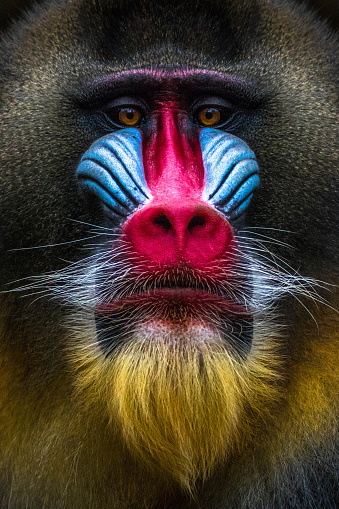
#> input picture photos/monkey.jpg, 339 x 509 px
$ python histograms.py
#> lines starting #> are read from the running program, lines starting #| are printed output that depends on the picture; after the words box and inside, x2 and y2 are one past the last pixel; in counts of white or black regions, pixels touching at a corner belong together
import cv2 as cv
import matplotlib.pyplot as plt
import numpy as np

img = cv.imread('photos/monkey.jpg')
#> img is the input picture: shape (509, 339, 3); mean B, G, R 49.5, 59.5, 74.2
cv.imshow('Animal', img)

blank = np.zeros(img.shape[:2], dtype='uint8')

#gray= cv.cvtColor(img, cv.COLOR_BGR2GRAY)

mask = cv.circle(blank, (img.shape[1]//2,img.shape[0]//2), 100, 255, -1)
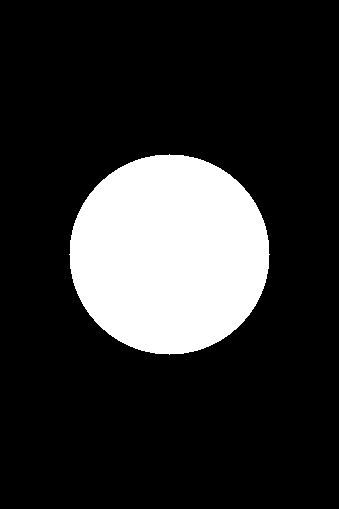
#> blank: shape (509, 339); 18.2% white; 1 white region, box (x1, y1, x2, y2) and area: (69, 154, 270, 355) 31417

masked = cv.bitwise_and(img, img, mask=mask)
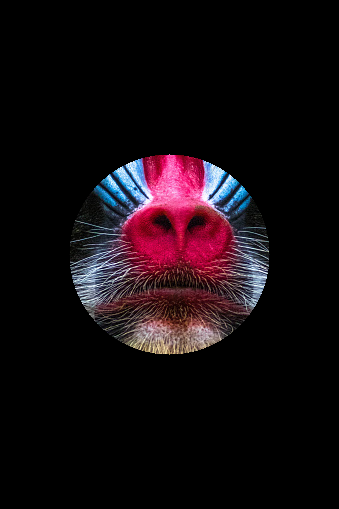
#> masked: shape (509, 339, 3); mean B, G, R 15.4, 11.3, 20
cv.imshow('Mask',masked)
'''
#grayscale histogram
gray_hist = cv.calcHist([gray], [0], mask, [256], [0,256])

plt.figure()
plt.title('Grayscale Histogram')
plt.xlabel('Bins')
plt.ylabel('# of pixels')
plt.plot(gray_hist)
plt.xlim([0,256])
plt.show()
'''
#color histogram
plt.figure()
plt.title('Color Histogram')
plt.xlabel('Bins')
plt.ylabel('# of pixels')
colors = ('b', 'g', 'r')
for i, col in enumerate(colors):
    hist = cv.calcHist([img], [i], mask, [256], [0,256])
    plt.plot(hist, color=col)
    plt.xlim([0,256])

plt.show()
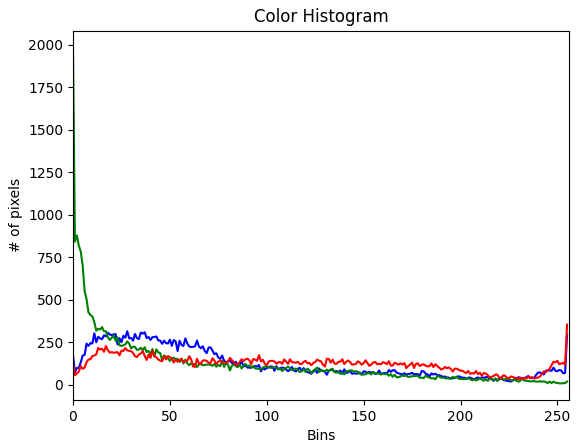
#> figure drawn by matplotlib, 1 panel; curve peaks at x = 28, y = 314; curve peaks at x = 0, y = 1984; curve peaks at x = 255, y = 353


cv.waitKey(0)

$ run again, with photos/group.jpg copied over photos/monkey.jpg
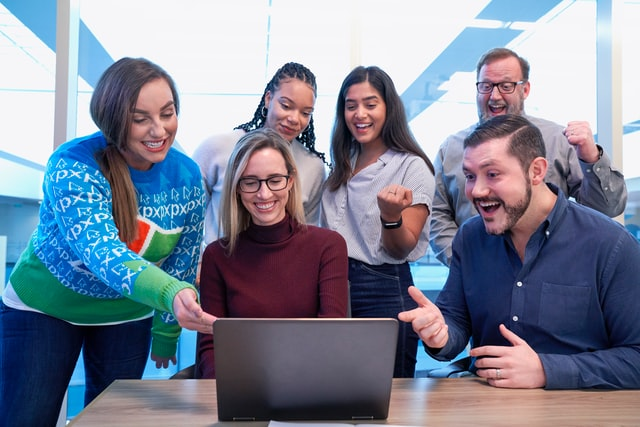
#> input picture photos/group.jpg, 640 x 427 px
#> img is the input picture: shape (427, 640, 3); mean B, G, R 149.5, 132.7, 126.3
#> `mask = cv.circle(blank, (img.shape[1]//2,img.shape[0]//2), 100, 255, -1)`:
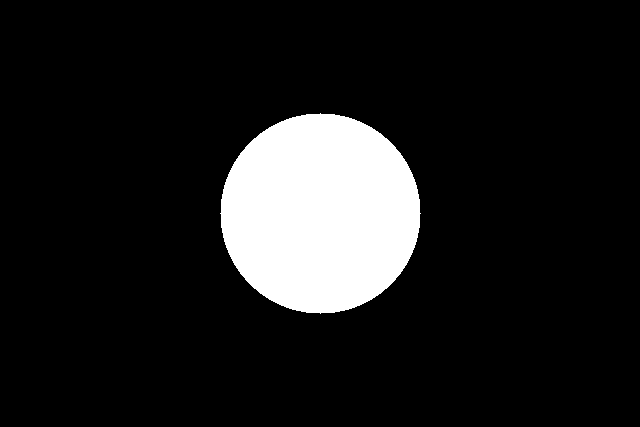
#> blank: shape (427, 640); 11.5% white; 1 white region, box (x1, y1, x2, y2) and area: (220, 113, 421, 314) 31417
#> `plt.show()`:
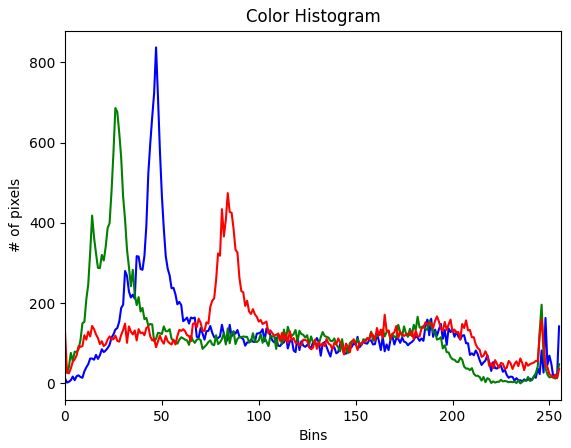
#> figure drawn by matplotlib, 1 panel; curve peaks at x = 47, y = 837; curve peaks at x = 26, y = 686; curve peaks at x = 84, y = 474
